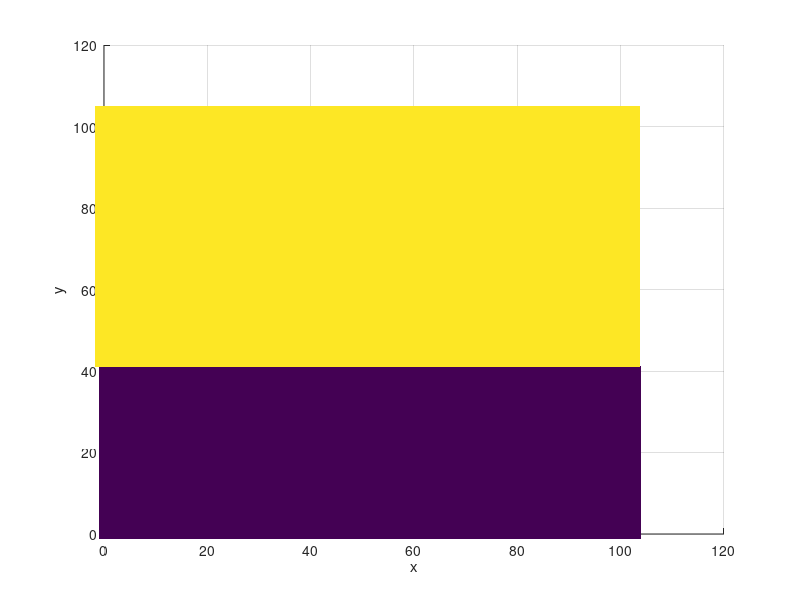

Write the MATLAB code that produced this figure.
close all;
clear all
clc



%% Input
% Gridpoints of layer with dh=1 (every gridpoint)
NXmax=104;
NZmax=1;
NYmax=104;

interface(1)=40;
interface(2)=NYmax-1;

% interface(1)=10;
% interface(2)=37;
% interface(3)=55;
% interface(4)=NYmax-1;
% 
% 
 dh(1)=1;
 dh(2)=3;
% dh(3)=1;
% dh(4)=3;


%% constructor

DHmax=max(dh);
if (NXmax ~= floor(NXmax/DHmax)*DHmax+1 + floor(DHmax/2))
    message ="NXmax must be " + num2str(floor(NXmax/DHmax)*DHmax+1 + floor(DHmax/2));
    disp(message)
end



numLayers=length(dh);
nx=zeros(1,numLayers);
ny=zeros(1,numLayers);
nz=zeros(1,numLayers);

layerStart=zeros(1,numLayers);
layerEnd=zeros(1,numLayers);

nGridpoints=0;
nGridpointsPerLayer=zeros(1,numLayers);


for ii=1:numLayers
    
    if  ii==numLayers || dh(ii)<dh(ii+1)
        layerEnd(ii)=interface(ii);
        ny(ii)=(layerEnd(ii)-layerStart(ii))/dh(ii)+1;
        if ii ~= numLayers
        layerStart(ii+1)=interface(ii)+dh(ii+1);
        end
    else
         layerEnd(ii)=interface(ii)-dh(ii);
         ny(ii)=(layerEnd(ii)-layerStart(ii))/dh(ii)+1;
         layerStart(ii+1)=interface(ii);
    end  
    
    nx(ii)=floor(NXmax/dh(ii));
    nz(ii)=floor(NZmax/dh(ii));
    if dh(ii)>1
        nx(ii)= nx(ii)+1;
        nz(ii)= nz(ii)+1;
    end

    nGridpointsPerLayer(ii)=nx(ii)*ny(ii)*nz(ii);
    
    nGridpoints=nGridpoints+nGridpointsPerLayer(ii);
    
end

nx
ny
nz


values=zeros(1,nGridpoints);
size=zeros(1,nGridpoints);

for ii=1:nGridpoints
 %   ii=4998;
    index=ii-1;
    layer=0;
    %find out which in which layer the index is and reduce index to index
    %inside this layer
    for jj=1:numLayers
        index=index-nGridpointsPerLayer(jj);
        if index<0
            index=index+nGridpointsPerLayer(jj);
            layer=jj;
            break
        end
    end
    % calculate coordinates inside a subgrid
    

    coordinates.y(ii) = floor(index / (nx(layer) * nz(layer)));
    index = index - coordinates.y(ii) * (nx(layer) * nz(layer));
    
    coordinates.z(ii) = floor(index / (nx(layer)));
    index = index - coordinates.z(ii) * (nx(layer));
    
    coordinates.x(ii) = index;
    
    % coordinates in reference to the fine grid
    coordinates.x(ii)=coordinates.x(ii)*dh(layer);
    coordinates.y(ii)=coordinates.y(ii)*dh(layer);
    coordinates.z(ii)=coordinates.z(ii)*dh(layer); 
    
                
    % move the subgrid coordinates to global coordinates
    coordinates.y(ii)=coordinates.y(ii)+layerStart(layer);
   
    x=coordinates.x(ii)
    y=coordinates.y(ii)
    z=coordinates.z(ii)
    
    % set values nd gridpointsize for plotting
    values(ii)=layer;
    size(ii)=dh(layer);
    
    
    %%test coordinate2index
 
    %find correct layer and set y coordinate to the y coordinate in the
    % subgrid to get local coordinates


    for jj=1:numLayers
        if coordinates.y(ii) <= layerEnd(jj) && coordinates.y(ii) >= layerStart(jj)
           testlayer=jj;          
           subGridCoordY=coordinates.y(ii)-layerStart(jj);
        end
    end

    % find index in the current subgrid
    testIndex= (((coordinates.x(ii))/dh(testlayer)) + (coordinates.z(ii)/dh(testlayer))*nx(layer) + (subGridCoordY/dh(testlayer))*nx(layer) * nz(layer));
    
    % add indices of the grids above the current subgrid to get the global
    % index
        for jj=2:testlayer
            testIndex=testIndex+nGridpointsPerLayer(jj-1);
        end          

    

    %$ test if coordinate2index worked
   % if ii ==2838
    if ii ~=testIndex+1
%          testlayer
%          subGridCoordY
%          coordinates.y(ii)
%           ii
%           testIndex
       break
    end
    
end

%% Plotting
% plot3(coordinates.x,coordinates.y,coordinates.z,'v')
% xlabel('x')
% ylabel('y')
% zlabel('z')
% view(180,90)
%view(270,180)



scatter3(coordinates.x,coordinates.y,coordinates.z,size*50,values,'filled','s')
xlabel('x')
ylabel('y')
zlabel('z')
view(0,90)
%view(270,180)

% [xq,yq,zq] = meshgrid(0:1:NXmax, 0:1:100, 0:1:NZmax);
% vq = griddata(coordinates.x,coordinates.y,coordinates.z,values,xq,yq,zq);

% [xq,yq] = meshgrid(0:1:NXmax, 0:1:67);
% vq = griddata(coordinates.x,coordinates.y,values,xq,yq);

%
% figure(1)
% imagesc(vq)
% %mesh(vq)
% axis ij
